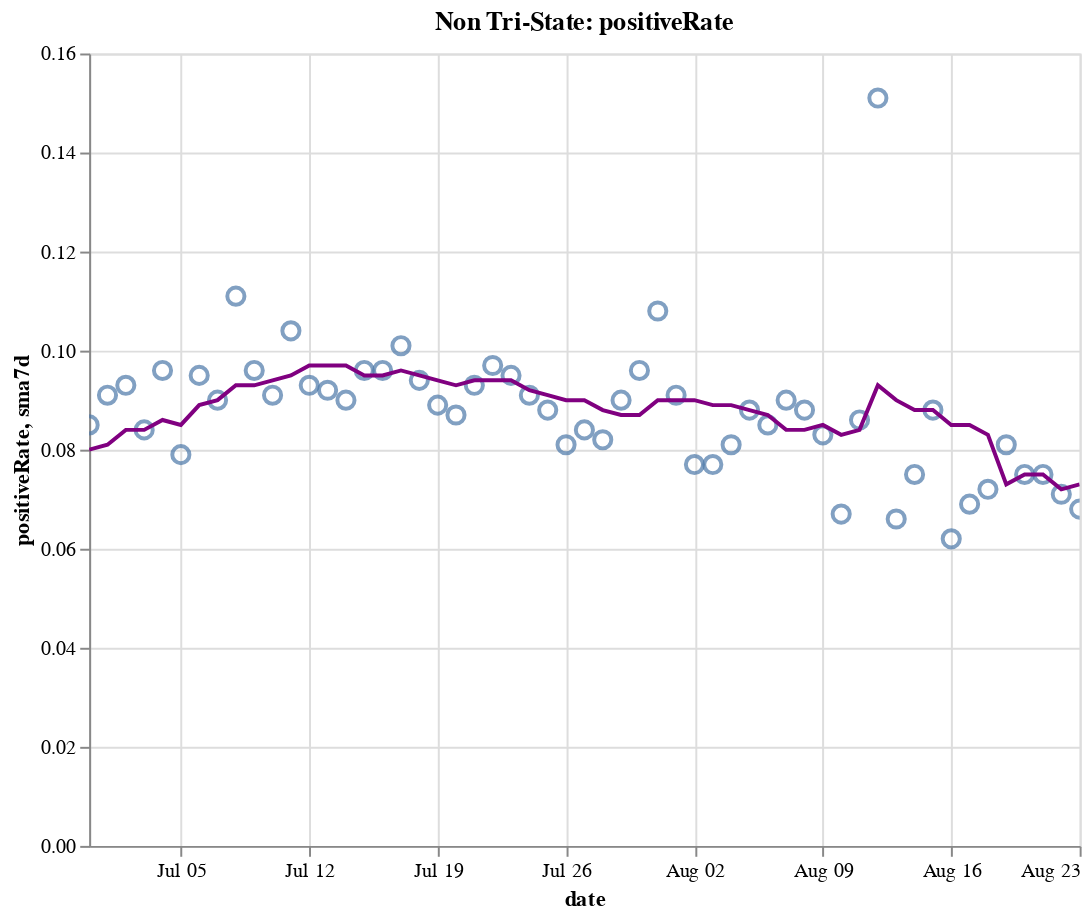

Source (notebook cell):
### Code cell
create_plot(non_tristate, 'positiveRate')

### Figure 1 — Vega-Lite specification as saved in the notebook (floating-point values rounded to 4 significant figures)
{"config": {"view": {"continuousWidth": 400, "continuousHeight": 300}}, "layer": [{"layer": [{"mark": {"type": "point", "size": 75}, "encoding": {"tooltip": [{"type": "temporal", "field": "date"}, {"type": "quantitative", "field": "positiveRate"}, {"type": "quantitative", "field": "sma7d"}], "x": {"type": "temporal", "field": "date"}, "y": {"type": "quantitative", "field": "positiveRate"}}, "selection": {"selector016": {"type": "interval", "bind": "scales", "encodings": ["x", "y"]}}}, {"mark": {"type": "line", "color": "purple"}, "encoding": {"x": {"type": "temporal", "field": "date"}, "y": {"type": "quantitative", "field": "sma7d"}}}]}, {"mark": {"type": "rule", "color": "#aaa"}, "encoding": {"x": {"type": "temporal", "field": "date"}}, "transform": [{"filter": {"selection": "selector015"}}]}, {"mark": "circle", "encoding": {"opacity": {"condition": {"value": 1, "selection": "selector015"}, "value": 0}, "tooltip": [{"type": "temporal", "field": "date"}, {"type": "quantitative", "field": "positiveRate"}, {"type": "quantitative", "field": "sma7d"}], "x": {"type": "temporal", "field": "date"}, "y": {"type": "quantitative", "field": "positiveRate"}}, "selection": {"selector015": {"type": "single", "encodings": ["x"], "on": "mouseover", "nearest": true, "empty": "none"}}}, {"mark": {"type": "text", "align": "left", "dx": 5, "dy": -5, "stroke": "white", "strokeWidth": 2}, "encoding": {"text": {"type": "quantitative", "field": "positiveRate"}, "tooltip": [{"type": "temporal", "field": "date"}, {"type": "quantitative", "field": "positiveRate"}, {"type": "quantitative", "field": "sma7d"}], "x": {"type": "temporal", "field": "date"}, "y": {"type": "quantitative", "field": "positiveRate"}}, "transform": [{"filter": {"selection": "selector015"}}]}, {"mark": {"type": "text", "align": "left", "dx": 5, "dy": -5}, "encoding": {"text": {"type": "quantitative", "field": "positiveRate"}, "tooltip": [{"type": "temporal", "field": "date"}, {"type": "quantitative", "field": "positiveRate"}, {"type": "quantitative", "field": "sma7d"}], "x": {"type": "temporal", "field": "date"}, "y": {"type": "quantitative", "field": "positiveRate"}}, "transform": [{"filter": {"selection": "selector015"}}]}], "data": {"name": "data-9338a49a83ad84126c8db49c38245615"}, "height": 400, "title": "Non Tri-State: positiveRate", "width": 500, "$schema": "https://vega.github.io/schema/vega-lite/v4.8.1.json", "datasets": {"data-9338a49a83ad84126c8db49c38245615": [{"date": "2020-06-30T00:00:00", "totalTestResultsIncrease": 546000.0, "positiveIncrease": 46390.0, "death": 75940.0, "deathIncrease": 538.0, "positiveRate": 0.085, "state": "Non Tri-State", "sma7d": 0.08}, {"date": "2020-07-01T00:00:00", "totalTestResultsIncrease": 546800.0, "positiveIncrease": 49730.0, "death": 76580.0, "deathIncrease": 645.0, "positiveRate": 0.091, "state": "Non Tri-State", "sma7d": 0.081}, {"date": "2020-07-02T00:00:00", "totalTestResultsIncrease": 565500.0, "positiveIncrease": 52450.0, "death": 77240.0, "deathIncrease": 655.0, "positiveRate": 0.093, "state": "Non Tri-State", "sma7d": 0.084}, {"date": "2020-07-03T00:00:00", "totalTestResultsIncrease": 626800.0, "positiveIncrease": 52850.0, "death": 77760.0, "deathIncrease": 523.0, "positiveRate": 0.084, "state": "Non Tri-State", "sma7d": 0.084}, {"date": "2020-07-04T00:00:00", "totalTestResultsIncrease": 560300.0, "positiveIncrease": 53720.0, "death": 78030.0, "deathIncrease": 270.0, "positiveRate": 0.096, "state": "Non Tri-State", "sma7d": 0.086}, {"date": "2020-07-05T00:00:00", "totalTestResultsIncrease": 570100.0, "positiveIncrease": 44890.0, "death": 78210.0, "deathIncrease": 179.0, "positiveRate": 0.079, "state": "Non Tri-State", "sma7d": 0.085}, {"date": "2020-07-06T00:00:00", "totalTestResultsIncrease": 429600.0, "positiveIncrease": 40610.0, "death": 78420.0, "deathIncrease": 212.0, "positiveRate": 0.095, "state": "Non Tri-State", "sma7d": 0.089}, {"date": "2020-07-07T00:00:00", "totalTestResultsIncrease": 562700.0, "positiveIncrease": 50850.0, "death": 79280.0, "deathIncrease": 859.0, "positiveRate": 0.09, "state": "Non Tri-State", "sma7d": 0.09}, {"date": "2020-07-08T00:00:00", "totalTestResultsIncrease": 550900.0, "positiveIncrease": 61220.0, "death": 80010.0, "deathIncrease": 730.0, "positiveRate": 0.111, "state": "Non Tri-State", "sma7d": 0.093}, {"date": "2020-07-09T00:00:00", "totalTestResultsIncrease": 606600.0, "positiveIncrease": 57950.0, "death": 80840.0, "deathIncrease": 822.0, "positiveRate": 0.096, "state": "Non Tri-State", "sma7d": 0.093}, {"date": "2020-07-10T00:00:00", "totalTestResultsIncrease": 718600.0, "positiveIncrease": 65390.0, "death": 81650.0, "deathIncrease": 814.0, "positiveRate": 0.091, "state": "Non Tri-State", "sma7d": 0.094}, {"date": "2020-07-11T00:00:00", "totalTestResultsIncrease": 598300.0, "positiveIncrease": 61950.0, "death": 82350.0, "deathIncrease": 705.0, "positiveRate": 0.104, "state": "Non Tri-State", "sma7d": 0.095}, {"date": "2020-07-12T00:00:00", "totalTestResultsIncrease": 646300.0, "positiveIncrease": 59960.0, "death": 82810.0, "deathIncrease": 455.0, "positiveRate": 0.093, "state": "Non Tri-State", "sma7d": 0.097}, {"date": "2020-07-13T00:00:00", "totalTestResultsIncrease": 621800.0, "positiveIncrease": 57460.0, "death": 83080.0, "deathIncrease": 275.0, "positiveRate": 0.092, "state": "Non Tri-State", "sma7d": 0.097}, {"date": "2020-07-14T00:00:00", "totalTestResultsIncrease": 681300.0, "positiveIncrease": 61550.0, "death": 83790.0, "deathIncrease": 708.0, "positiveRate": 0.09, "state": "Non Tri-State", "sma7d": 0.097}, {"date": "2020-07-15T00:00:00", "totalTestResultsIncrease": 670100.0, "positiveIncrease": 64080.0, "death": 84610.0, "deathIncrease": 816.0, "positiveRate": 0.096, "state": "Non Tri-State", "sma7d": 0.095}, {"date": "2020-07-16T00:00:00", "totalTestResultsIncrease": 728000.0, "positiveIncrease": 69850.0, "death": 85500.0, "deathIncrease": 896.0, "positiveRate": 0.096, "state": "Non Tri-State", "sma7d": 0.095}, {"date": "2020-07-17T00:00:00", "totalTestResultsIncrease": 754900.0, "positiveIncrease": 76260.0, "death": 86420.0, "deathIncrease": 915.0, "positiveRate": 0.101, "state": "Non Tri-State", "sma7d": 0.096}, {"date": "2020-07-18T00:00:00", "totalTestResultsIncrease": 686200.0, "positiveIncrease": 64160.0, "death": 87260.0, "deathIncrease": 846.0, "positiveRate": 0.094, "state": "Non Tri-State", "sma7d": 0.095}, {"date": "2020-07-19T00:00:00", "totalTestResultsIncrease": 722600.0, "positiveIncrease": 64410.0, "death": 87770.0, "deathIncrease": 506.0, "positiveRate": 0.089, "state": "Non Tri-State", "sma7d": 0.094}, {"date": "2020-07-20T00:00:00", "totalTestResultsIncrease": 645500.0, "positiveIncrease": 56110.0, "death": 88110.0, "deathIncrease": 335.0, "positiveRate": 0.087, "state": "Non Tri-State", "sma7d": 0.093}, {"date": "2020-07-21T00:00:00", "totalTestResultsIncrease": 673500.0, "positiveIncrease": 62450.0, "death": 89120.0, "deathIncrease": 1014.0, "positiveRate": 0.093, "state": "Non Tri-State", "sma7d": 0.094}, {"date": "2020-07-22T00:00:00", "totalTestResultsIncrease": 698500.0, "positiveIncrease": 67930.0, "death": 90260.0, "deathIncrease": 1137.0, "positiveRate": 0.097, "state": "Non Tri-State", "sma7d": 0.094}, {"date": "2020-07-23T00:00:00", "totalTestResultsIncrease": 743500.0, "positiveIncrease": 70290.0, "death": 91270.0, "deathIncrease": 1015.0, "positiveRate": 0.095, "state": "Non Tri-State", "sma7d": 0.094}, {"date": "2020-07-24T00:00:00", "totalTestResultsIncrease": 804400.0, "positiveIncrease": 73450.0, "death": 92400.0, "deathIncrease": 1129.0, "positiveRate": 0.091, "state": "Non Tri-State", "sma7d": 0.092}, {"date": "2020-07-25T00:00:00", "totalTestResultsIncrease": 722700.0, "positiveIncrease": 63810.0, "death": 93400.0, "deathIncrease": 999.0, "positiveRate": 0.088, "state": "Non Tri-State", "sma7d": 0.091}, {"date": "2020-07-26T00:00:00", "totalTestResultsIncrease": 747100.0, "positiveIncrease": 60670.0, "death": 93940.0, "deathIncrease": 544.0, "positiveRate": 0.081, "state": "Non Tri-State", "sma7d": 0.09}, {"date": "2020-07-27T00:00:00", "totalTestResultsIncrease": 641300.0, "positiveIncrease": 53870.0, "death": 94970.0, "deathIncrease": 1026.0, "positiveRate": 0.084, "state": "Non Tri-State", "sma7d": 0.09}, {"date": "2020-07-28T00:00:00", "totalTestResultsIncrease": 670400.0, "positiveIncrease": 55120.0, "death": 96060.0, "deathIncrease": 1086.0, "positiveRate": 0.082, "state": "Non Tri-State", "sma7d": 0.088}, {"date": "2020-07-29T00:00:00", "totalTestResultsIncrease": 727400.0, "positiveIncrease": 65320.0, "death": 97520.0, "deathIncrease": 1466.0, "positiveRate": 0.09, "state": "Non Tri-State", "sma7d": 0.087}, {"date": "2020-07-30T00:00:00", "totalTestResultsIncrease": 709800.0, "positiveIncrease": 68360.0, "death": 98750.0, "deathIncrease": 1229.0, "positiveRate": 0.096, "state": "Non Tri-State", "sma7d": 0.087}, {"date": "2020-07-31T00:00:00", "totalTestResultsIncrease": 611500.0, "positiveIncrease": 66280.0, "death": 100000.0, "deathIncrease": 1295.0, "positiveRate": 0.108, "state": "Non Tri-State", "sma7d": 0.09}, {"date": "2020-08-01T00:00:00", "totalTestResultsIncrease": 653600.0, "positiveIncrease": 59570.0, "death": 101200.0, "deathIncrease": 1164.0, "positiveRate": 0.091, "state": "Non Tri-State", "sma7d": 0.09}, {"date": "2020-08-02T00:00:00", "totalTestResultsIncrease": 614400.0, "positiveIncrease": 47410.0, "death": 101700.0, "deathIncrease": 486.0, "positiveRate": 0.077, "state": "Non Tri-State", "sma7d": 0.09}, {"date": "2020-08-03T00:00:00", "totalTestResultsIncrease": 628600.0, "positiveIncrease": 48500.0, "death": 102200.0, "deathIncrease": 502.0, "positiveRate": 0.077, "state": "Non Tri-State", "sma7d": 0.089}, {"date": "2020-08-04T00:00:00", "totalTestResultsIncrease": 622800.0, "positiveIncrease": 50420.0, "death": 103400.0, "deathIncrease": 1241.0, "positiveRate": 0.081, "state": "Non Tri-State", "sma7d": 0.089}, {"date": "2020-08-05T00:00:00", "totalTestResultsIncrease": 578600.0, "positiveIncrease": 51160.0, "death": 104800.0, "deathIncrease": 1335.0, "positiveRate": 0.088, "state": "Non Tri-State", "sma7d": 0.088}, {"date": "2020-08-06T00:00:00", "totalTestResultsIncrease": 628100.0, "positiveIncrease": 53090.0, "death": 106000.0, "deathIncrease": 1238.0, "positiveRate": 0.085, "state": "Non Tri-State", "sma7d": 0.087}, {"date": "2020-08-07T00:00:00", "totalTestResultsIncrease": 670900.0, "positiveIncrease": 60370.0, "death": 107300.0, "deathIncrease": 1313.0, "positiveRate": 0.09, "state": "Non Tri-State", "sma7d": 0.084}, {"date": "2020-08-08T00:00:00", "totalTestResultsIncrease": 599800.0, "positiveIncrease": 52950.0, "death": 108400.0, "deathIncrease": 1075.0, "positiveRate": 0.088, "state": "Non Tri-State", "sma7d": 0.084}, {"date": "2020-08-09T00:00:00", "totalTestResultsIncrease": 605100.0, "positiveIncrease": 50510.0, "death": 109000.0, "deathIncrease": 604.0, "positiveRate": 0.083, "state": "Non Tri-State", "sma7d": 0.085}, {"date": "2020-08-10T00:00:00", "totalTestResultsIncrease": 608000.0, "positiveIncrease": 40850.0, "death": 109400.0, "deathIncrease": 417.0, "positiveRate": 0.067, "state": "Non Tri-State", "sma7d": 0.083}, {"date": "2020-08-11T00:00:00", "totalTestResultsIncrease": 632900.0, "positiveIncrease": 54370.0, "death": 110700.0, "deathIncrease": 1307.0, "positiveRate": 0.086, "state": "Non Tri-State", "sma7d": 0.084}, {"date": "2020-08-12T00:00:00", "totalTestResultsIncrease": 362600.0, "positiveIncrease": 54850.0, "death": 112200.0, "deathIncrease": 1495.0, "positiveRate": 0.151, "state": "Non Tri-State", "sma7d": 0.093}, {"date": "2020-08-13T00:00:00", "totalTestResultsIncrease": 762100.0, "positiveIncrease": 50240.0, "death": 113400.0, "deathIncrease": 1145.0, "positiveRate": 0.066, "state": "Non Tri-State", "sma7d": 0.09}, {"date": "2020-08-14T00:00:00", "totalTestResultsIncrease": 726500.0, "positiveIncrease": 54240.0, "death": 114600.0, "deathIncrease": 1199.0, "positiveRate": 0.075, "state": "Non Tri-State", "sma7d": 0.088}, {"date": "2020-08-15T00:00:00", "totalTestResultsIncrease": 628400.0, "positiveIncrease": 55590.0, "death": 115800.0, "deathIncrease": 1200.0, "positiveRate": 0.088, "state": "Non Tri-State", "sma7d": 0.088}, {"date": "2020-08-16T00:00:00", "totalTestResultsIncrease": 679700.0, "positiveIncrease": 42460.0, "death": 116400.0, "deathIncrease": 611.0, "positiveRate": 0.062, "state": "Non Tri-State", "sma7d": 0.085}, {"date": "2020-08-17T00:00:00", "totalTestResultsIncrease": 532400.0, "positiveIncrease": 36730.0, "death": 116800.0, "deathIncrease": 394.0, "positiveRate": 0.069, "state": "Non Tri-State", "sma7d": 0.085}, {"date": "2020-08-18T00:00:00", "totalTestResultsIncrease": 549500.0, "positiveIncrease": 39480.0, "death": 118000.0, "deathIncrease": 1178.0, "positiveRate": 0.072, "state": "Non Tri-State", "sma7d": 0.083}, {"date": "2020-08-19T00:00:00", "totalTestResultsIncrease": 544600.0, "positiveIncrease": 43910.0, "death": 119400.0, "deathIncrease": 1402.0, "positiveRate": 0.081, "state": "Non Tri-State", "sma7d": 0.073}, {"date": "2020-08-20T00:00:00", "totalTestResultsIncrease": 570000.0, "positiveIncrease": 42920.0, "death": 120500.0, "deathIncrease": 1122.0, "positiveRate": 0.075, "state": "Non Tri-State", "sma7d": 0.075}, {"date": "2020-08-21T00:00:00", "totalTestResultsIncrease": 610500.0, "positiveIncrease": 45740.0, "death": 121600.0, "deathIncrease": 1109.0, "positiveRate": 0.075, "state": "Non Tri-State", "sma7d": 0.075}, {"date": "2020-08-22T00:00:00", "totalTestResultsIncrease": 639100.0, "positiveIncrease": 45380.0, "death": 122600.0, "deathIncrease": 1023.0, "positiveRate": 0.071, "state": "Non Tri-State", "sma7d": 0.072}, {"date": "2020-08-23T00:00:00", "totalTestResultsIncrease": 553500.0, "positiveIncrease": 37490.0, "death": 123200.0, "deathIncrease": 563.0, "positiveRate": 0.068, "state": "Non Tri-State", "sma7d": 0.073}]}}
